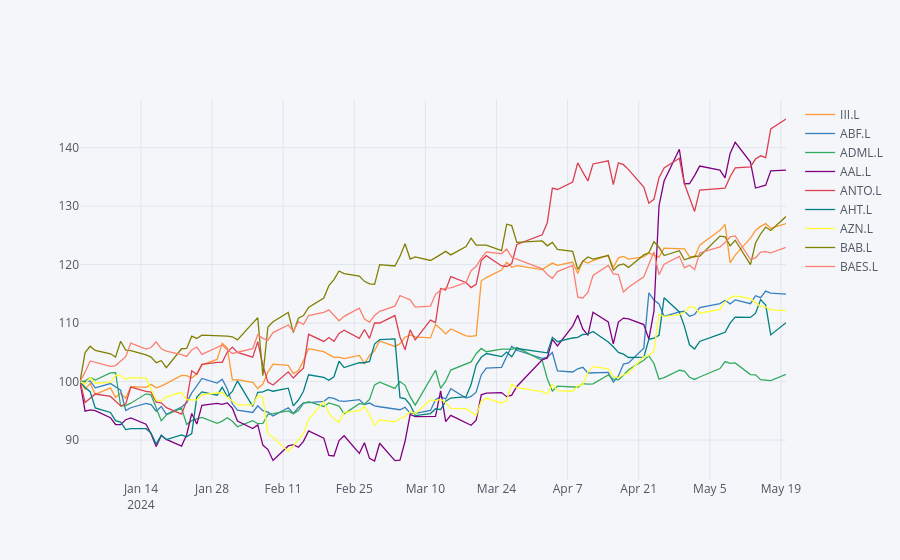

Notebook code cell kept with this figure:
### Markdown cell above
The code that follows visualizes the **time series data** in the `CLOSE` column as a **line plot**.

### Code cell
data.normalize().iplot()
